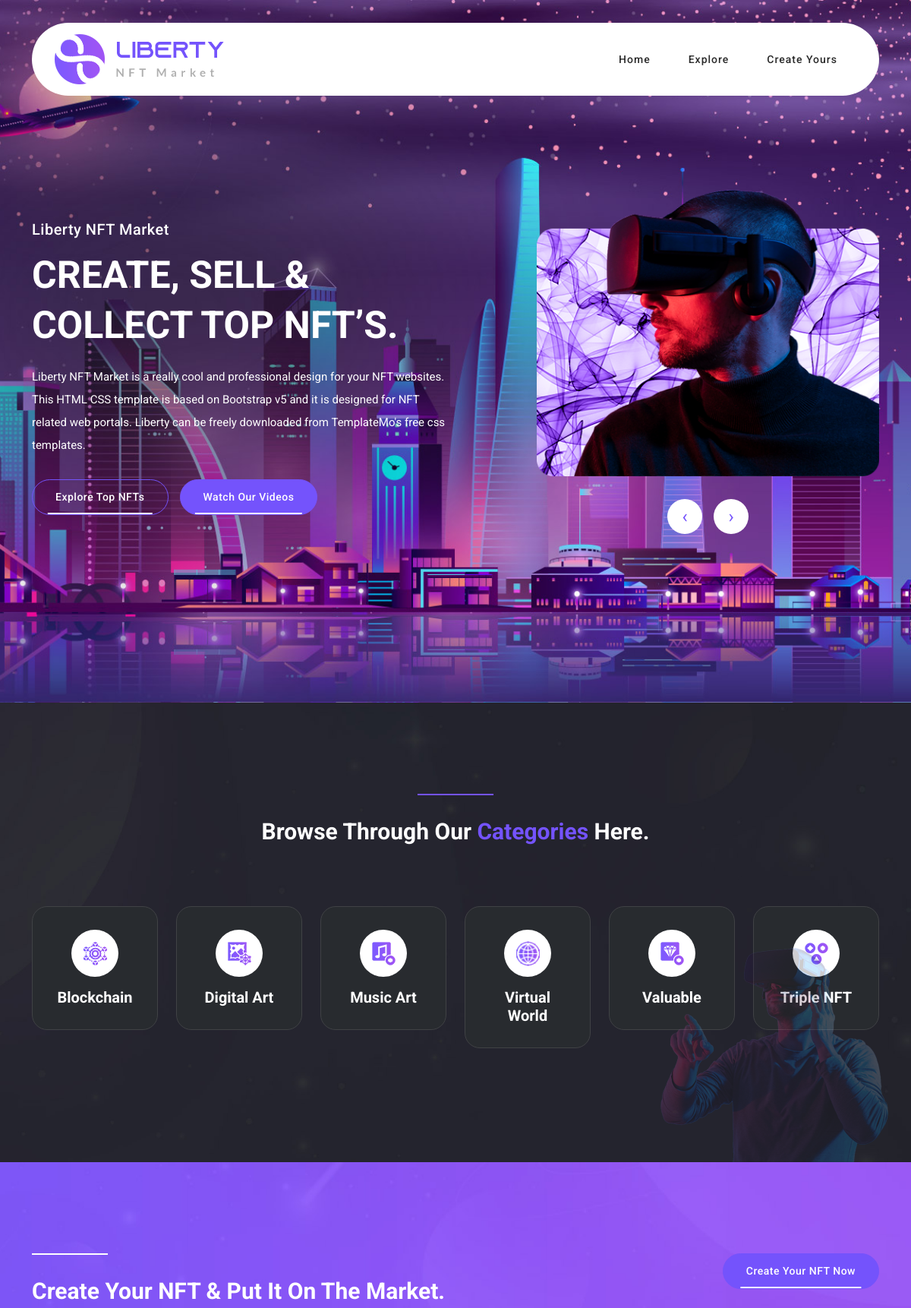
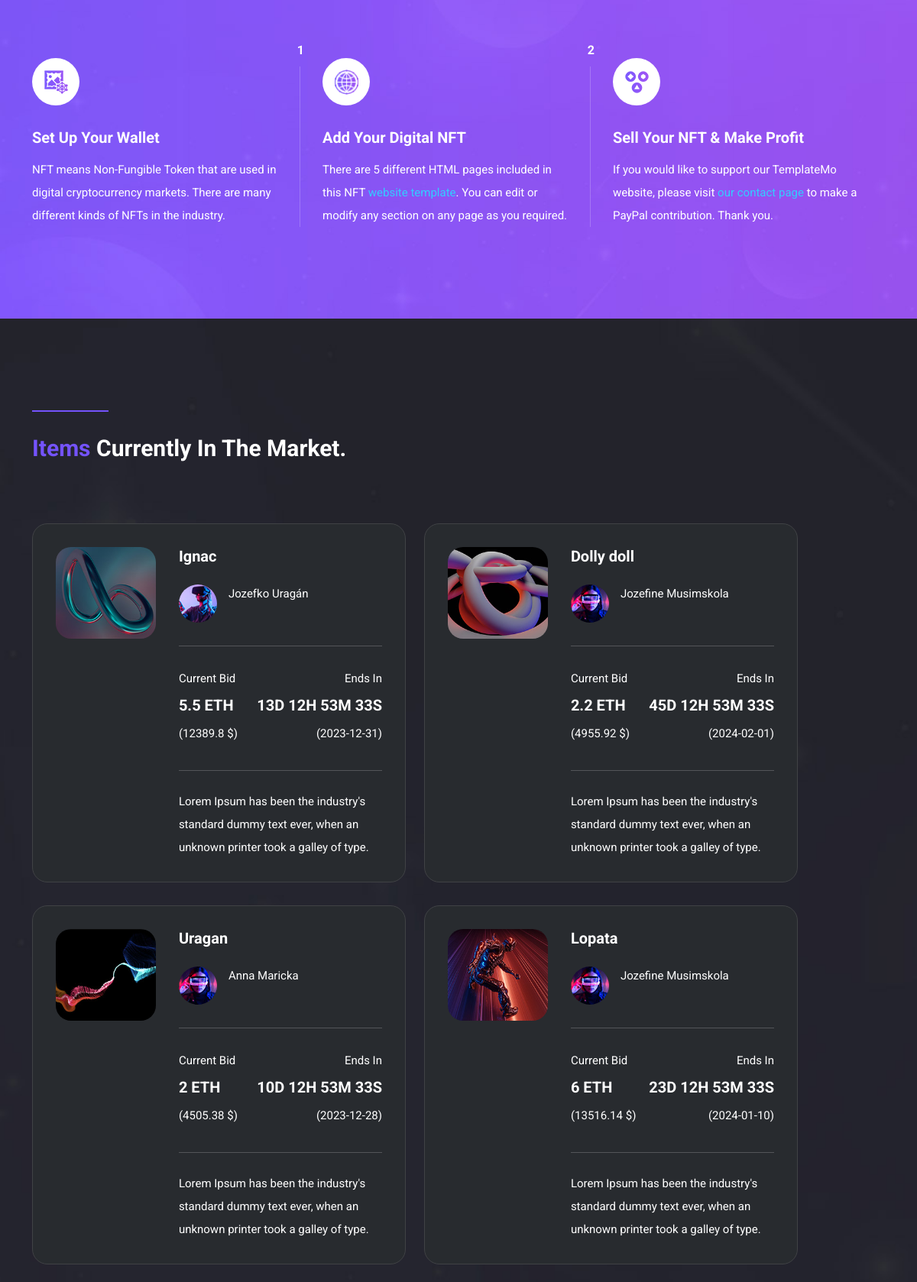
The page / (upper part) on the database its author committed (2 pictures, top to bottom).
### tables this page shows
CREATE TABLE `nft` (
  `id` int(11) NOT NULL,
  `title` varchar(50) NOT NULL,
  `description` varchar(255) NOT NULL,
  `price` float NOT NULL,
  `royalties` float NOT NULL,
  `image_num` varchar(4) NOT NULL,
  `ends_in` date NOT NULL,
  `approved` int(1) NOT NULL,
  `users_id` int(11) NOT NULL
);

CREATE TABLE `users` (
  `id` int(11) NOT NULL,
  `username` varchar(90) NOT NULL,
  `user_image_num` varchar(4) NOT NULL
);

### lib/DB.php (called while the page is built, shortened)
<?php
class DB
{
    private $host = "localhost";
    private $username = "root";
    private $password = "";
    private $dbName = "nft_db";
    private \PDO $connection;
    public function __construct(
        string $host = "",
        int    $port = 3306,
        string $username = "",
        string $password = "",
        string $dbName = ""
    )
    {
        if (!empty($host)) {
            $this->host = $host;
        }
        if (!empty($username)) {
            $this->username = $username;
        }
        if (!empty($dbName)) {
            $this->dbName = $dbName;
        }
        try {
            $this->connection = new \PDO(
                "mysql:host=$this->host;dbname=$this->dbName;charset=utf8mb4",
                $this->username,
                $this->password
            );
            $this->connection->setAttribute(\PDO::ATTR_ERRMODE, \PDO::ERRMODE_EXCEPTION);
        } catch (\PDOException $e) {
            echo "Connection failed: " . $e->getMessage();
        }
    }
    public function getNftItems(): array
    {
        $sql = "
        SELECT t1.id, t1.title, t1.description, t1.price, t1.royalties,
               t1.image_num, t1.ends_in, t1.approved, t2.username, t2.user_image_num
        FROM nft AS t1
        INNER JOIN users AS t2 ON t1.users_id = t2.id;";
        $query = $this->connection->query($sql);
        $data = $query->fetchAll(\PDO::FETCH_ASSOC);
        $finalNft = [];
        foreach ($data as $nftItem) {
            $finalNft[$nftItem['title']] =
                [
                    'id' => $nftItem['id'],
                    'description' => $nftItem['description'],
                    'price' => $nftItem['price'],
                    'royalties' => $nftItem['royalties'],
                    'image_num' => $nftItem['image_num'],
                    'ends_in' => $nftItem['ends_in'],
                    'approved' => $nftItem['approved'],
                    'username' => $nftItem['username'],
                    'user_image_num' => $nftItem['user_image_num'],
                ];
        }
        return $finalNft;
    }
}

### lib/functions.php (called while the page is built)
<?php
function convertEthToUsd($amountInEth) {
    $exchangeRate = 2252.69;
    $amountInUsd = $amountInEth * $exchangeRate;
    $roundedAmountInUsd = round($amountInUsd, 2);
    return $roundedAmountInUsd;
}
function formatTimeDisplay($datetimeString) {
    $now = new DateTime();
    $targetTime = new DateTime($datetimeString);
    $difference = $now->diff($targetTime);
    $formattedTime = '';
    if ($difference->days > 0) {
        $formattedTime .= $difference->days . 'D ';
    }
    $formattedTime .= sprintf(
        '%02dH %02dM %02dS',
        $difference->h,
        $difference->i,
        $difference->s
    );
    return $formattedTime;
}
?>

### parts/nftItem.php (the view, shortened to what this page needs)
<?php
include_once "lib/DB.php";
include_once "lib/functions.php";
$db = new DB("localhost", 3306, "root", "", "nft_db");
$nftItems = $db->getNftItems();
foreach ($nftItems as $title => $item)
{
    if ($item["approved"] !== 1) continue;
    $priceInUsd = convertEthToUsd($item['price']);
    $endsInDisplay = formatTimeDisplay($item['ends_in']);
    ?>
        <div class="col-lg-6 currently-market-item all msc">
            <div class="item">
                <div class="left-image">
                    <img src="assets/images/discover-<?= $item['image_num'] ?>.jpg" alt="" style="border-radius: 20px;">
                </div>
                <div class="right-content">
                    <h4><?= $title ?></h4>
                    <span class="author">
                    <img src="assets/images/author-<?= $item['user_image_num'] ?>.jpg" alt="" style="max-width: 50px; border-radius: 50%;">
                    <h6><?= $item['username'] ?><br></h6>
                </span>
                    <div class="line-dec"></div>
                    <span class="bid">
                    Current Bid<br>
                    <strong><?= $item['price'] ?> ETH</strong><br>
                    <em>(<?= $priceInUsd ?> $)</em>
                </span>
                    <span class="ends">
                    Ends In<br>
                    <strong><?= $endsInDisplay ?></strong><br>
                    <em>(<?= $item['ends_in'] ?>)</em>
                </span>
                    <div class="line-dec"></div>
                    <p><?= $item['description'] ?></p>
                </div>
            </div>
        </div>
    <?php
}
?>

### assets/css/templatemo-liberty-market.css (style rules this page uses)
html, body, div, span, applet, object, iframe, h1, h2, h3, h4, h5, h6, p, blockquote, div pre, a, abbr, acronym, address, big, cite, code, del, dfn, em, font, img, ins, kbd, q, s, samp, small, strike, strong, sub, sup, tt, var, b, u, i, center, dl, dt, dd, ol, ul, li, figure, header, nav, section, article, aside, footer, figcaption { margin: 0; padding: 0; border: 0; outline: 0; }
* { box-sizing: border-box; }
html, body { font-family: 'Roboto', sans-serif; font-weight: 400; background-color: #1e1e1e; font-size: 16px; -ms-text-size-adjust: 100%; -webkit-font-smoothing: antialiased; -moz-osx-font-smoothing: grayscale; }
h1, h2, h3, h4, h5, h6 { margin-top: 0px; margin-bottom: 0px; color: #fff; font-weight: 700; }
p { font-size: 15px; line-height: 30px; color: #fff; }
img { width: 100%; overflow: hidden; }
html, body { background: #fff; font-family: 'Roboto', sans-serif; }
.currently-market-item { width: 45%; margin: 0 auto; }
.currently-market .item { background-color: #282b2f; border: 1px solid #404245; border-radius: 20px; padding: 30px; display: flex; margin-bottom: 30px; }
.currently-market .item .right-content { margin-left: 30px; width: 100%; }
.currently-market .item .right-content h4 { font-size: 20px; margin-bottom: 25px; }
.currently-market .item .right-content span.author { display: flex; margin-bottom: 25px; }
.currently-market .item .right-content span.author img { margin-right: 15px; }
.currently-market .item .right-content span.author h6 { font-size: 15px; font-weight: 400; line-height: 25px; }
.currently-market .item span { color: #fff; display: inline-block; font-size: 15px; }
.currently-market .item .line-dec { width: 100%; height: 1px; background-color: rgba(255, 255, 255, 0.2); margin-bottom: 25px; margin-top: 30px; }
.currently-market .item span strong { font-size: 20px; }
.currently-market .item span.bid { line-height: 35px; }
.currently-market .item span.bid em, .currently-market .item span.ends em { font-style: normal; }
.currently-market .item span.ends { text-align: right; float: right; line-height: 35px; }
body { overflow-x: hidden; }

### rows shown on the page
nft: shows a picture, title "Ignac", users.username "Jozefko Uragán", price "5.5", price "12389.8", ends_in "13D 12H 53M 33S", ends_in "2023-12-31", description "Lorem Ipsum has been the industry's standard dummy text ever, when an unknown printer took a galley of type."
nft: shows a picture, title "Dolly doll", users.username "Jozefine Musimskola", price "2.2", price "4955.92", ends_in "45D 12H 53M 33S", ends_in "2024-02-01", description "Lorem Ipsum has been the industry's standard dummy text ever, when an unknown printer took a galley of type."
nft: shows a picture, title "Uragan", users.username "Anna Maricka", price "2", price "4505.38", endsInDisplay "10D 12H 53M 33S", ends_in "2023-12-28", description "Lorem Ipsum has been the industry's standard dummy text ever, when an unknown printer took a galley of type."
nft: shows a picture, title "Lopata", users.username "Jozefine Musimskola", price "6", price "13516.14", ends_in "23D 12H 53M 33S", ends_in "2024-01-10", description "Lorem Ipsum has been the industry's standard dummy text ever, when an unknown printer took a galley of type."

### other values the page prints
$menuName "Home"
$menuName "Explore"
$menuName "Create Yours"
